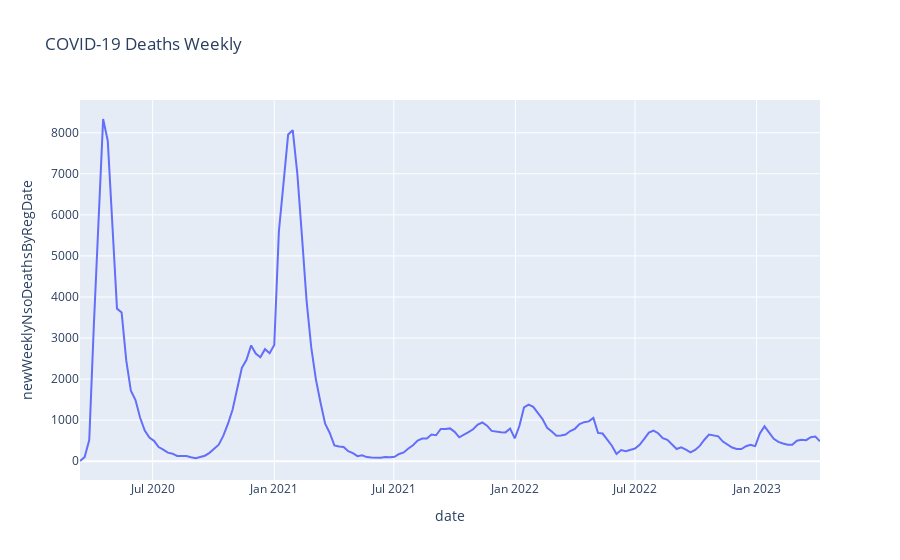

Notebook code cell kept with this figure:
### Markdown cell above
On April 17, the UK records its highest number of cases.

### Code cell
fig=px.line(weekly_death,x='date',y='newWeeklyNsoDeathsByRegDate', title='COVID-19 Deaths Weekly ')
fig.show()

### Figure 1 — Plotly figure (JSON) as saved in the notebook; plotly's stock layout.template omitted (floating-point values rounded to 4 significant figures; data arrays with more than 128 entries replaced by an {"elided": "..."} marker saying what was removed)
{"data": [{"hovertemplate": "date=%{x}<br>newWeeklyNsoDeathsByRegDate=%{y}<extra></extra>", "legendgroup": "", "line": {"color": "#636efa", "dash": "solid"}, "marker": {"symbol": "circle"}, "mode": "lines", "name": "", "orientation": "v", "showlegend": false, "type": "scatter", "x": {"elided": "161 str values"}, "xaxis": "x", "y": {"elided": "161 int values"}, "yaxis": "y"}], "layout": {"legend": {"tracegroupgap": 0}, "title": {"text": "COVID-19 Deaths Weekly "}, "xaxis": {"anchor": "y", "domain": [0, 1], "title": {"text": "date"}}, "yaxis": {"anchor": "x", "domain": [0, 1], "title": {"text": "newWeeklyNsoDeathsByRegDate"}}}}
